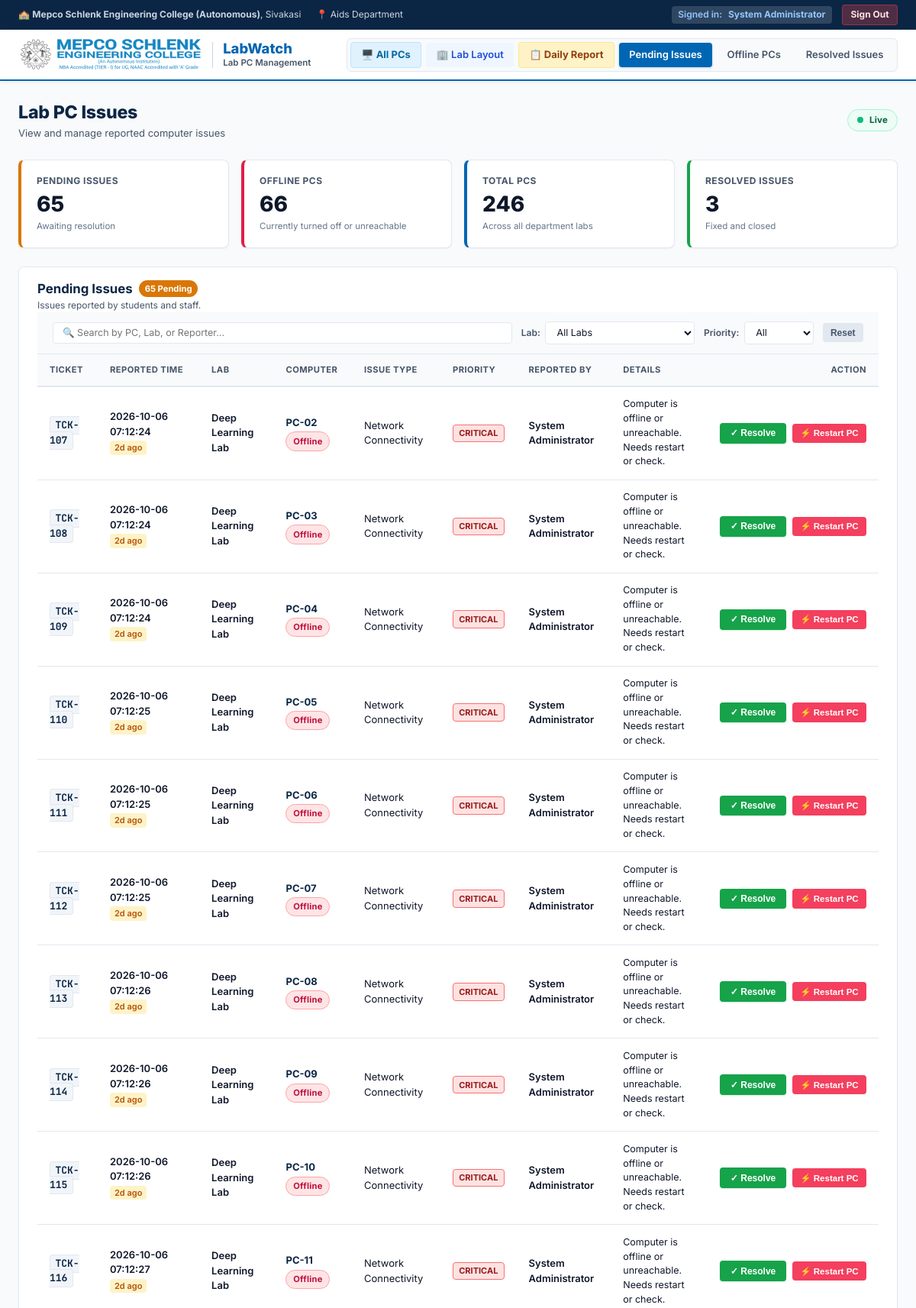
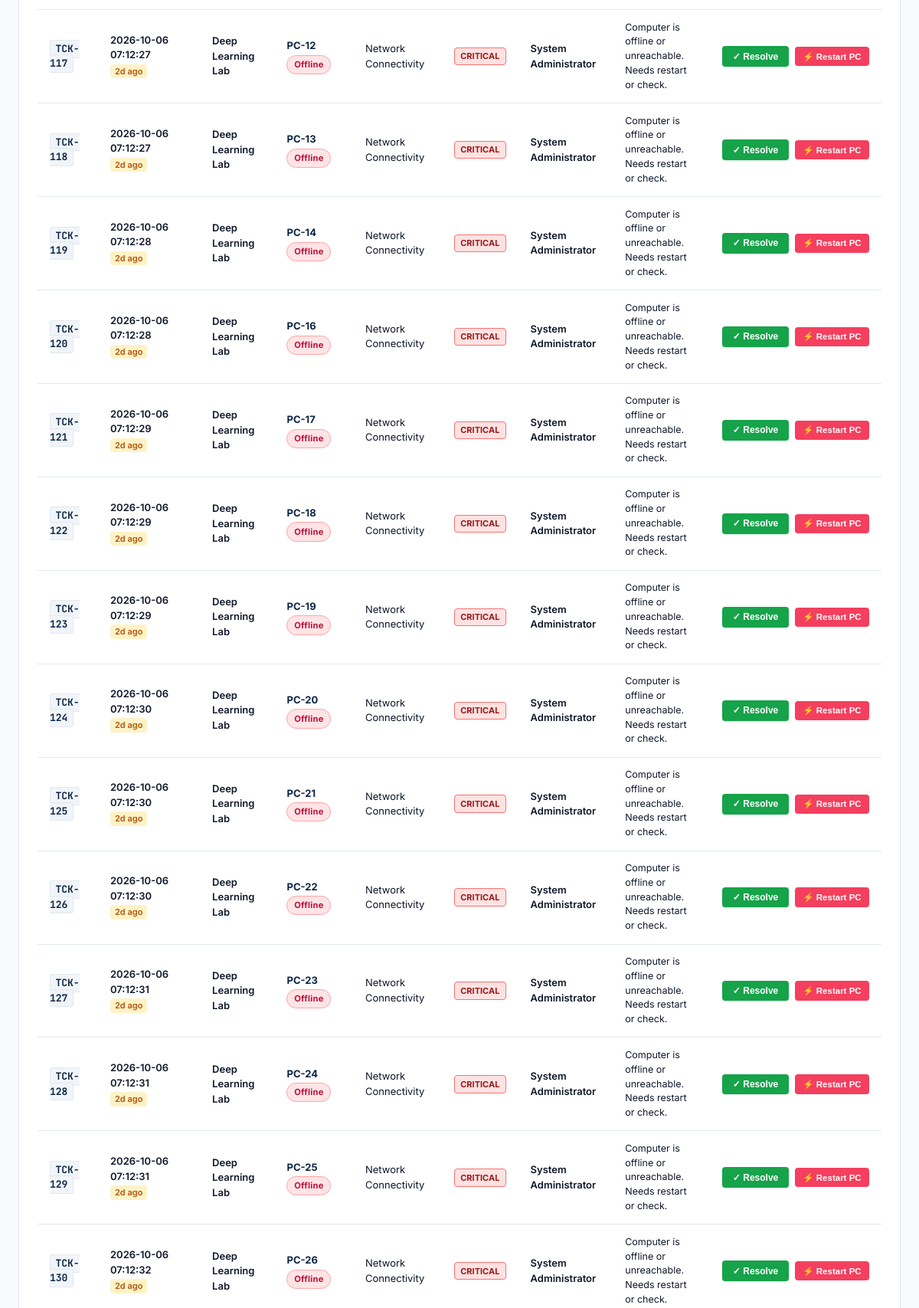
The page /admin (signed in, upper part) on the database its author committed (2 pictures, top to bottom).
### tables this page shows
CREATE TABLE USERS (
    id INTEGER PRIMARY KEY AUTOINCREMENT,
    username TEXT UNIQUE NOT NULL,
    password_hash TEXT NOT NULL,
    full_name TEXT NOT NULL,
    email TEXT UNIQUE NOT NULL,
    role TEXT NOT NULL CHECK(role IN ('student', 'staff', 'technician', 'admin')),
    created_at TIMESTAMP DEFAULT CURRENT_TIMESTAMP
, salt TEXT NOT NULL DEFAULT '');

CREATE TABLE TICKETS (
    id INTEGER PRIMARY KEY AUTOINCREMENT,
    ticket_number TEXT UNIQUE NOT NULL,
    user_id INTEGER NOT NULL,
    lab_id INTEGER NOT NULL,
    computer_id INTEGER NOT NULL,
    issue_category TEXT NOT NULL CHECK(
        issue_category IN (
            'Network Connectivity',
            'Operating System',
            'Hardware Fault',
            'Peripheral / Display',
            'Software Crash',
            'Power Issue',
            'Other'
        )
    ),
    description TEXT NOT NULL,
    status TEXT NOT NULL DEFAULT 'Pending' CHECK(
        status IN ('Pending', 'In Progress', 'Resolved', 'Closed')
    ),
    priority TEXT NOT NULL DEFAULT 'Medium' CHECK(
        priority IN ('Low', 'Medium', 'High', 'Critical')
    ),
    reported_at TIMESTAMP DEFAULT CURRENT_TIMESTAMP,
    resolved_at TIMESTAMP,
    technician_id INTEGER,
    resolution_notes TEXT,
    FOREIGN KEY (user_id) REFERENCES USERS (id) ON DELETE RESTRICT,
    FOREIGN KEY (lab_id) REFERENCES LABS (id) ON DELETE RESTRICT,
    FOREIGN KEY (computer_id) REFERENCES COMPUTERS (id) ON DELETE RESTRICT,
    FOREIGN KEY (technician_id) REFERENCES USERS (id) ON DELETE SET NULL
);

CREATE TABLE LABS (
    id INTEGER PRIMARY KEY AUTOINCREMENT,
    lab_name TEXT UNIQUE NOT NULL,
    department TEXT NOT NULL,
    location TEXT NOT NULL,
    total_pcs INTEGER NOT NULL DEFAULT 0,
    created_at TIMESTAMP DEFAULT CURRENT_TIMESTAMP
);

CREATE TABLE COMPUTERS (
    id INTEGER PRIMARY KEY AUTOINCREMENT,
    lab_id INTEGER NOT NULL,
    pc_number TEXT NOT NULL,
    ip_address TEXT UNIQUE NOT NULL,
    mac_address TEXT UNIQUE NOT NULL,
    status TEXT NOT NULL DEFAULT 'Online',
    specs TEXT,
    last_heartbeat TIMESTAMP,
    created_at TIMESTAMP DEFAULT CURRENT_TIMESTAMP, ping_history TEXT NOT NULL DEFAULT '[1,1,1,1,1,1,1,1,1,1]', is_admin INTEGER NOT NULL DEFAULT 0,
    FOREIGN KEY (lab_id) REFERENCES LABS (id) ON DELETE CASCADE,
    UNIQUE (lab_id, pc_number)
);

### python_server.py (the view)
@app.route("/admin", methods=["GET"])
@login_required(roles=["admin", "technician"])
def admin_dashboard():
    restarted_pc = request.args.get("restarted_pc")
    resolved_id = request.args.get("resolved_id")
    c_output = request.args.get("c_output")
    status_msg = request.args.get("msg")
    conn = get_db_connection()
    try:
        cursor = conn.cursor()
        cursor.execute("""
            SELECT t.id, t.ticket_number, t.user_id, t.lab_id, t.computer_id,
                   t.issue_category, t.description, t.status, t.priority,
                   t.reported_at, t.resolved_at,
                   u.full_name AS reporter_name, u.email AS reporter_email,
                   l.lab_name, l.location AS lab_location,
                   c.pc_number, c.ip_address, c.mac_address, c.status AS pc_status
            FROM TICKETS t
            JOIN USERS u ON t.user_id = u.id
            JOIN LABS l ON t.lab_id = l.id
            JOIN COMPUTERS c ON t.computer_id = c.id
            WHERE t.status = 'Pending'
            ORDER BY t.reported_at ASC
        """)
        pending_tickets = [dict(r) for r in cursor.fetchall()]
        cursor.execute("""
            SELECT c.id, c.lab_id, c.pc_number, c.ip_address, c.mac_address,
                   c.status, c.specs, c.last_heartbeat, l.lab_name, l.location
            FROM COMPUTERS c
            JOIN LABS l ON c.lab_id = l.id
            WHERE c.status IN ('Offline', 'Faulty')
            ORDER BY l.id ASC, c.pc_number ASC
        """)
        offline_pcs = [dict(r) for r in cursor.fetchall()]
        cursor.execute("""
            SELECT t.id, t.ticket_number, t.issue_category, t.description, t.status,
                   t.reported_at, t.resolved_at, t.priority,
                   l.lab_name, c.pc_number, u.full_name AS reporter_name
            FROM TICKETS t
            JOIN USERS u ON t.user_id = u.id
            JOIN LABS l ON t.lab_id = l.id
            JOIN COMPUTERS c ON t.computer_id = c.id
            WHERE t.status IN ('Resolved', 'Closed')
            ORDER BY t.resolved_at DESC, t.id DESC
            LIMIT 10
        """)
        resolved_tickets = [dict(r) for r in cursor.fetchall()]
        cursor.execute("SELECT COUNT(*) FROM COMPUTERS")
        total_computers = cursor.fetchone()[0]
        cursor.execute("SELECT COUNT(*) FROM TICKETS WHERE status = 'Pending'")
        pending_count = cursor.fetchone()[0]
        cursor.execute("SELECT COUNT(*) FROM COMPUTERS WHERE status IN ('Offline', 'Faulty')")
        offline_count = cursor.fetchone()[0]
        cursor.execute("SELECT COUNT(*) FROM TICKETS WHERE status IN ('Resolved', 'Closed')")
        resolved_count = cursor.fetchone()[0]
        stats = {
            "total_computers": total_computers,
            "pending_count": pending_count,
            "offline_count": offline_count,
            "resolved_count": resolved_count
        }
        return render_template(
            "admin.html",
            pending_tickets=pending_tickets,
            offline_pcs=offline_pcs,
            resolved_tickets=resolved_tickets,
            stats=stats,
            restarted_pc=restarted_pc,
            c_output=c_output,
            status_msg=status_msg,
            logged_user=session.get("user")
        )
    finally:
        conn.close()

### python_server.py (called while the page is built, shortened)
@app.after_request
def apply_security_headers(response):
    response.headers["X-Content-Type-Options"] = "nosniff"
    response.headers["X-Frame-Options"] = "SAMEORIGIN"
    response.headers["X-XSS-Protection"] = "1; mode=block"
    response.headers["Referrer-Policy"] = "strict-origin-when-cross-origin"
    response.headers["Permissions-Policy"] = "geolocation=(), microphone=(), camera=()"
    csp_policy = (
        "default-src 'self' https://fonts.googleapis.com https://fonts.gstatic.com https://cdn.jsdelivr.net; "
        "script-src 'self' 'unsafe-inline' https://cdn.jsdelivr.net; "
        "style-src 'self' 'unsafe-inline' https://fonts.googleapis.com; "
        "font-src 'self' https://fonts.gstatic.com data:; "
        "img-src 'self' data:; "
        "connect-src 'self';"
    )
    response.headers["Content-Security-Policy"] = csp_policy
    return response

def get_csrf_token() -> str:
    if "csrf_token" not in session:
        session["csrf_token"] = secrets.token_hex(32)
    return session["csrf_token"]

@app.context_processor
def inject_csrf_token():
    return dict(csrf_token=get_csrf_token)

def login_required(roles=None):
    def decorator(f):
        @wraps(f)
        def decorated_function(*args, **kwargs):
            user = session.get("user")
            client_ip = request.headers.get("X-Forwarded-For", request.remote_addr or "127.0.0.1").split(",")[0].strip()
            return f(*args, **kwargs)
        return decorated_function
    return decorator

def get_db_connection():
    conn = sqlite3.connect(DB_PATH, timeout=10.0)
    conn.row_factory = sqlite3.Row
    conn.execute("PRAGMA journal_mode = WAL;")
    conn.execute("PRAGMA synchronous = NORMAL;")
    conn.execute("PRAGMA foreign_keys = ON;")
    return conn

### templates/admin.html (shortened to what this page needs)
<!DOCTYPE html>
<html lang="en">
<head>
</head>
<body>
  <div class="mepco-top-bar">
    <div class="top-bar-inner">
      <div class="top-bar-contact">
        <span>🏫 <strong>Mepco Schlenk Engineering College (Autonomous)</strong>, Sivakasi</span>
        <span>📍 Aids Department</span>
      </div>
      <div class="top-bar-accreditation" style="display:flex; align-items:center; gap:0.85rem;">
        <span class="admin-badge-strip">
          Signed in: <strong>{{ logged_user['full_name'] if logged_user else 'Administrator' }}</strong>
        </span>
        <a href="/logout" style="color:#fee2e2; text-decoration:none; font-weight:700; font-size:0.75rem; background:rgba(239,68,68,.3); padding:0.22rem 0.65rem; border-radius:4px; border:1px solid rgba(239,68,68,.4); display:inline-flex; align-items:center; gap:0.3rem;">
          Sign Out
        </a>
      </div>
    </div>
  </div>
  <header class="mepco-main-header">
    <div class="main-header-inner">
      <div class="header-left-group">
        <a href="/admin" class="mepco-brand-lockup">
          <img src="/static/mepco_logo.svg" alt="Mepco Schlenk Engineering College" class="mepco-logo-img">
          <div class="labwatch-titles">
            <span class="labwatch-title">LabWatch</span>
            <span class="labwatch-dept">Lab PC Management</span>
          </div>
        </a>
      </div>
      <nav class="campus-nav-tabs">
        <a href="/monitor?tab=monitor" class="nav-tab-link" style="background:#e0f2fe; color:#0369a1; font-weight:700; border:1px solid #bae6fd;">
          <span>🖥️ All PCs</span>
        </a>
        <a href="/monitor?tab=digital-twin" class="nav-tab-link" style="background:#eff6ff; color:#1d4ed8; font-weight:600;">
          <span>🏢 Lab Layout</span>
        </a>
        <a href="/monitor?tab=hod-report" class="nav-tab-link" style="background:#fef3c7; color:#92400e; font-weight:700; border:1px solid #fde68a;">
          <span>📋 Daily Report</span>
        </a>
        <a href="#triage-section" class="nav-tab-link active">
          <span>Pending Issues</span>
        </a>
        <a href="#wol-section" class="nav-tab-link">
          <span>Offline PCs</span>
        </a>
        <a href="#resolved-section" class="nav-tab-link">
          <span>Resolved Issues</span>
        </a>
      </nav>
    </div>
  </header>
  <main class="page-container">
    <div class="dashboard-top-heading">
      <div class="heading-title-group">
        <h1>Lab PC Issues</h1>
        <p>View and manage reported computer issues</p>
      </div>
      <div style="display: flex; align-items: center; gap: 0.75rem; flex-wrap: wrap;">
        <div class="live-status-pill">
          <span class="pulsing-green-dot"></span>
          <span class="live-status-text">Live</span>
        </div>
      </div>
    </div>
    <div class="kpi-cards-grid">
      <div class="kpi-card highlight-warning">
        <div class="kpi-label">
          <span>Pending Issues</span>
        </div>
        <div class="kpi-value" id="kpi-pending-val">{{ stats.pending_count }}</div>
        <div class="kpi-desc">Awaiting resolution</div>
      </div>
      <div class="kpi-card highlight-danger">
        <div class="kpi-label">
          <span>Offline PCs</span>
        </div>
        <div class="kpi-value" id="kpi-offline-val">{{ stats.offline_count }}</div>
        <div class="kpi-desc">Currently turned off or unreachable</div>
      </div>
      <div class="kpi-card highlight-info">
        <div class="kpi-label">
          <span>Total PCs</span>
        </div>
        <div class="kpi-value" id="kpi-total-val">{{ stats.total_computers }}</div>
        <div class="kpi-desc">Across all department labs</div>
      </div>
      <div class="kpi-card highlight-success">
        <div class="kpi-label">
          <span>Resolved Issues</span>
        </div>
        <div class="kpi-value" id="kpi-resolved-val">{{ stats.resolved_count }}</div>
        <div class="kpi-desc">Fixed and closed</div>
      </div>
    </div>
    <section class="dashboard-section" id="triage-section">
      <div class="section-header">
        <div>
          <h2 class="section-title">
            <span>Pending Issues</span>
            <span class="badge-counter-warning" id="pending-counter-badge">{{ pending_tickets|length }} Pending</span>
          </h2>
          <p class="section-subtitle">
            Issues reported by students and staff.
      <div class="filter-bar">
        <div class="filter-group" style="flex: 1; min-width: 240px;">
          <input type="search" id="ticket-search-input" class="filter-search-input"
                 placeholder="🔍 Search by PC, Lab, or Reporter..."
                 oninput="applyTicketFilters()">
        </div>
        <div class="filter-group">
          <label for="filter-lab" class="filter-label">Lab:</label>
          <select id="filter-lab" class="filter-select" onchange="applyTicketFilters()">
            <option value="all">All Labs</option>
          </select>
        </div>
        <div class="filter-group">
          <label for="filter-priority" class="filter-label">Priority:</label>
          <select id="filter-priority" class="filter-select" onchange="applyTicketFilters()">
            <option value="all">All</option>
          </select>
        </div>
        <button type="button" class="btn-filter-reset" onclick="resetTicketFilters()">Reset</button>
      </div>
      <div class="table-responsive">
        <table class="admin-table" id="pending-tickets-table" {% if not pending_tickets %}style="display:none;"{% endif %}>
          <thead>
            <tr>
              <th>Ticket</th>
              <th>Reported Time</th>
              <th>Lab</th>
              <th>Computer</th>
              <th>Issue Type</th>
              <th>Priority</th>
              <th>Reported By</th>
              <th>Details</th>
              <th style="text-align: right;">Action</th>
            </tr>
          </thead>
          <tbody id="pending-tickets-tbody">
            {% for ticket in pending_tickets %}
            <tr>
              <td>
                <span class="ticket-code">{{ ticket.ticket_number }}</span>
              </td>
              <td>
                <div style="font-weight: 600;">{{ ticket.reported_at }}</div>
                <div class="ticket-age-pill" data-reported-at="{{ ticket.reported_at }}">calculating...</div>
              </td>
              <td>
                <div style="font-weight: 600;">{{ ticket.lab_name }}</div>
              </td>
              <td>
                <div style="font-weight: 700; color: var(--mepco-navy);">{{ ticket.pc_number }}</div>
                {% if ticket.pc_status == 'Offline' or ticket.pc_status == 'Faulty' %}
                <span class="status-badge status-offline" style="margin-top: 2px;">Offline</span>
                {% else %}
                <span class="status-badge status-online" style="margin-top: 2px;">Online</span>
                {% endif %}
              </td>
              <td>{{ ticket.issue_category }}</td>
              <td>
                {% if ticket.priority == 'Critical' %}
                <span class="priority-badge priority-critical">Critical</span>
                {% elif ticket.priority == 'High' %}
                <span class="priority-badge priority-high">High</span>
                {% else %}
                <span class="priority-badge priority-medium">{{ ticket.priority }}</span>
                {% endif %}
              </td>
              <td>
                <div style="font-weight: 600;">{{ ticket.reporter_name }}</div>
              </td>
              <td style="max-width: 260px; font-size: 0.78125rem;">
                {{ ticket.description }}
              </td>
              <td style="text-align: right;">
                <div class="actions-cell" style="justify-content: flex-end;">
                  <form method="POST" action="/admin/resolve/{{ ticket.id }}" style="display: inline;">
                    <button type="submit" class="btn-resolve" title="Mark this issue as fixed">
                      <span>✓ Resolve</span>
                    </button>
                  </form>
                  {% if ticket.pc_status == 'Offline' or ticket.pc_status == 'Faulty' %}
                  <form method="POST" action="/admin/restart/{{ ticket.pc_number }}" style="display: inline;">
                    <button type="submit" class="btn-restart-sm" title="Remotely turn on or reboot PC">
                      <span>⚡ Restart PC</span>
                    </button>
                  </form>
                  {% endif %}
                </div>
              </td>
            </tr>
            {% endfor %}
          </tbody>
        </table>
      </div>
    </section>
  </main>
</body>
</html>

### rows shown on the page
USERS: full_name "System Administrator"
TICKETS: ticket_number "TCK-107", reported_at "2026-10-06 07:12:24", lab_name "Deep Learning Lab", pc_number "PC-02", issue_category "Network Connectivity", priority "CRITICAL", reporter_name "System Administrator", description "Computer is offline or unreachable. Needs restart or check."
TICKETS: ticket_number "TCK-108", reported_at "2026-10-06 07:12:24", lab_name "Deep Learning Lab", pc_number "PC-03", issue_category "Network Connectivity", priority "CRITICAL", reporter_name "System Administrator", description "Computer is offline or unreachable. Needs restart or check."
TICKETS: ticket_number "TCK-109", reported_at "2026-10-06 07:12:24", lab_name "Deep Learning Lab", pc_number "PC-04", issue_category "Network Connectivity", priority "CRITICAL", reporter_name "System Administrator", description "Computer is offline or unreachable. Needs restart or check."
TICKETS: ticket_number "TCK-110", reported_at "2026-10-06 07:12:25", lab_name "Deep Learning Lab", pc_number "PC-05", issue_category "Network Connectivity", priority "CRITICAL", reporter_name "System Administrator", description "Computer is offline or unreachable. Needs restart or check."
TICKETS: ticket_number "TCK-111", reported_at "2026-10-06 07:12:25", lab_name "Deep Learning Lab", pc_number "PC-06", issue_category "Network Connectivity", priority "CRITICAL", reporter_name "System Administrator", description "Computer is offline or unreachable. Needs restart or check."
TICKETS: ticket_number "TCK-112", reported_at "2026-10-06 07:12:25", lab_name "Deep Learning Lab", pc_number "PC-07", issue_category "Network Connectivity", priority "CRITICAL", reporter_name "System Administrator", description "Computer is offline or unreachable. Needs restart or check."
TICKETS: ticket_number "TCK-113", reported_at "2026-10-06 07:12:26", lab_name "Deep Learning Lab", pc_number "PC-08", issue_category "Network Connectivity", priority "CRITICAL", reporter_name "System Administrator", description "Computer is offline or unreachable. Needs restart or check."
TICKETS: ticket_number "TCK-114", reported_at "2026-10-06 07:12:26", lab_name "Deep Learning Lab", pc_number "PC-09", issue_category "Network Connectivity", priority "CRITICAL", reporter_name "System Administrator", description "Computer is offline or unreachable. Needs restart or check."
TICKETS: ticket_number "TCK-115", reported_at "2026-10-06 07:12:26", lab_name "Deep Learning Lab", pc_number "PC-10", issue_category "Network Connectivity", priority "CRITICAL", reporter_name "System Administrator", description "Computer is offline or unreachable. Needs restart or check."
TICKETS: ticket_number "TCK-116", reported_at "2026-10-06 07:12:27", lab_name "Deep Learning Lab", pc_number "PC-11", issue_category "Network Connectivity", priority "CRITICAL", reporter_name "System Administrator", description "Computer is offline or unreachable. Needs restart or check."
TICKETS: ticket_number "TCK-117", reported_at "2026-10-06 07:12:27", lab_name "Deep Learning Lab", pc_number "PC-12", issue_category "Network Connectivity", priority "CRITICAL", reporter_name "System Administrator", description "Computer is offline or unreachable. Needs restart or check."
TICKETS: ticket_number "TCK-118", reported_at "2026-10-06 07:12:27", lab_name "Deep Learning Lab", pc_number "PC-13", issue_category "Network Connectivity", priority "CRITICAL", reporter_name "System Administrator", description "Computer is offline or unreachable. Needs restart or check."
TICKETS: ticket_number "TCK-119", reported_at "2026-10-06 07:12:28", lab_name "Deep Learning Lab", pc_number "PC-14", issue_category "Network Connectivity", priority "CRITICAL", reporter_name "System Administrator", description "Computer is offline or unreachable. Needs restart or check."
TICKETS: ticket_number "TCK-120", reported_at "2026-10-06 07:12:28", lab_name "Deep Learning Lab", pc_number "PC-16", issue_category "Network Connectivity", priority "CRITICAL", reporter_name "System Administrator", description "Computer is offline or unreachable. Needs restart or check."
TICKETS: ticket_number "TCK-121", reported_at "2026-10-06 07:12:29", lab_name "Deep Learning Lab", pc_number "PC-17", issue_category "Network Connectivity", priority "CRITICAL", reporter_name "System Administrator", description "Computer is offline or unreachable. Needs restart or check."
TICKETS: ticket_number "TCK-122", reported_at "2026-10-06 07:12:29", lab_name "Deep Learning Lab", pc_number "PC-18", issue_category "Network Connectivity", priority "CRITICAL", reporter_name "System Administrator", description "Computer is offline or unreachable. Needs restart or check."
TICKETS: ticket_number "TCK-123", reported_at "2026-10-06 07:12:29", lab_name "Deep Learning Lab", pc_number "PC-19", issue_category "Network Connectivity", priority "CRITICAL", reporter_name "System Administrator", description "Computer is offline or unreachable. Needs restart or check."
TICKETS: ticket_number "TCK-124", reported_at "2026-10-06 07:12:30", lab_name "Deep Learning Lab", pc_number "PC-20", issue_category "Network Connectivity", priority "CRITICAL", reporter_name "System Administrator", description "Computer is offline or unreachable. Needs restart or check."
TICKETS: ticket_number "TCK-125", reported_at "2026-10-06 07:12:30", lab_name "Deep Learning Lab", pc_number "PC-21", issue_category "Network Connectivity", priority "CRITICAL", reporter_name "System Administrator", description "Computer is offline or unreachable. Needs restart or check."
TICKETS: ticket_number "TCK-126", reported_at "2026-10-06 07:12:30", lab_name "Deep Learning Lab", pc_number "PC-22", issue_category "Network Connectivity", priority "CRITICAL", reporter_name "System Administrator", description "Computer is offline or unreachable. Needs restart or check."
TICKETS: ticket_number "TCK-127", reported_at "2026-10-06 07:12:31", lab_name "Deep Learning Lab", pc_number "PC-23", issue_category "Network Connectivity", priority "CRITICAL", reporter_name "System Administrator", description "Computer is offline or unreachable. Needs restart or check."
TICKETS: ticket_number "TCK-128", reported_at "2026-10-06 07:12:31", lab_name "Deep Learning Lab", pc_number "PC-24", issue_category "Network Connectivity", priority "CRITICAL", reporter_name "System Administrator", description "Computer is offline or unreachable. Needs restart or check."
TICKETS: ticket_number "TCK-129", reported_at "2026-10-06 07:12:31", lab_name "Deep Learning Lab", pc_number "PC-25", issue_category "Network Connectivity", priority "CRITICAL", reporter_name "System Administrator", description "Computer is offline or unreachable. Needs restart or check."
TICKETS: ticket_number "TCK-130", reported_at "2026-10-06 07:12:32", lab_name "Deep Learning Lab", pc_number "PC-26", issue_category "Network Connectivity", priority "CRITICAL", reporter_name "System Administrator", description "Computer is offline or unreachable. Needs restart or check."

### other values the page prints
{{ stats.pending_count }} "65"
{{ stats.offline_count }} "66"
{{ stats.total_computers }} "246"
{{ stats.resolved_count }} "3"
